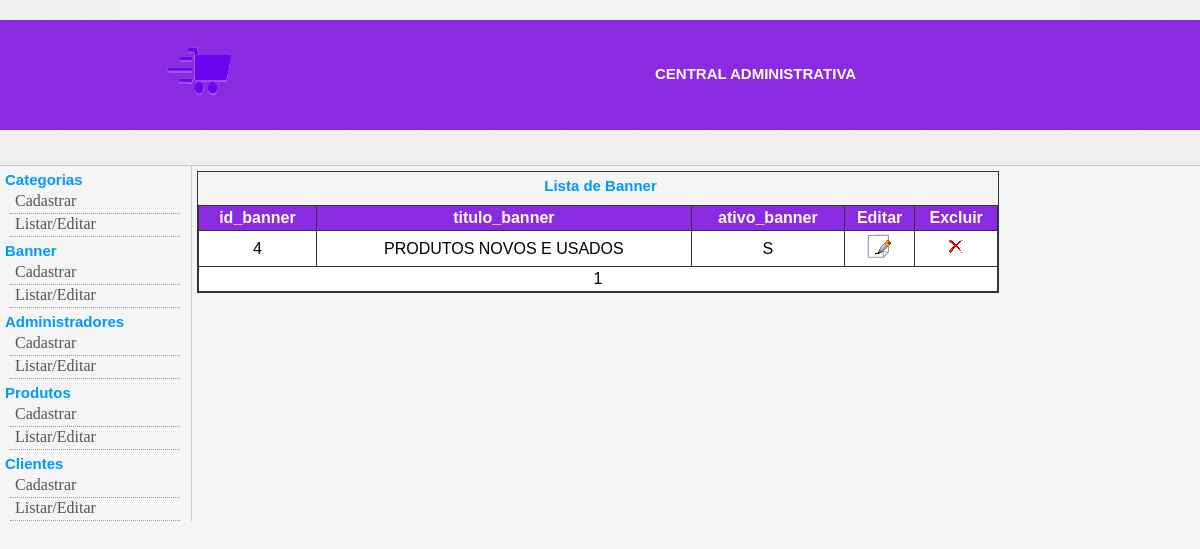
Page /admin/index.php?link=4 on the committed database.
### tables this page shows
CREATE TABLE `banner` (
  `id_banner` int(11) NOT NULL,
  `titulo_banner` varchar(200) NOT NULL,
  `alt` varchar(200) NOT NULL,
  `url_banner` varchar(200) NOT NULL,
  `ativo_banner` varchar(1) NOT NULL,
  `imagem_banner` varchar(200) NOT NULL
);

### admin/classes/conexaoMySQL.php (called while the page is built, shortened)
<?php
class conexaoMySQL
{
    protected $servidor;
    protected $usuario;
    protected $senha;
    protected $banco;
    protected $conexao;
    public function __construct()
    {
        $this->servidor = "localhost";
        $this->usuario = "root";
        $this->senha = "";
        $this->banco = "lojavirtual";
    }
    public function conectar()
{
    $this->conexao = mysqli_connect($this->servidor, $this->usuario, $this->senha, $this->banco);
    return $this->conexao;
}
    public function executarSQL($sql, $parametros = array())
    {
        $stmt = mysqli_prepare($this->conexao, $sql);
        $result = mysqli_stmt_execute($stmt);
        $this->qry = mysqli_stmt_get_result($stmt);
        return $this->qry;
    }
    public function listar($qr)
    {
        $this->dados = mysqli_fetch_assoc($qr);
        return $this->dados;
    }
}
?>

### admin/classes/lista.php (the view, shortened to what this page needs)
<?php
	include_once("Paginacao.php");
	class Lista extends Paginacao{
		public function listaBanner(){
			self::iniciaPaginacao();
			while ($linha = self::results()){
				echo "
				<tr>
				<td> $linha[id_banner] </td>
				<td> $linha[titulo_banner] </td>
				<td> $linha[ativo_banner] </td>
				<td> <a href='index.php?link=5&acao=Alterar&id=$linha[id_banner]'> <img src='imagens/alterar.gif' border='0' /></a> </td>
				<td> <a href='index.php?link=5&acao=Excluir&id=$linha[id_banner]'> <img src='imagens/excluir.gif' border='0' /></a> </td>
				</tr>
				";
			}
		}
	}
?>

### admin/css/css.css (style rules this page uses)
* { margin: 0; padding: 0; }
body { font-family: Verdana, Arial, Helvetica, sans-serif; font-size: 12px; background-color: whitesmoke; }
table tbody tr td { padding: 3px; }

### rows in the picture
banner: id_banner "4", titulo_banner "PRODUTOS NOVOS E USADOS", ativo_banner "S"
